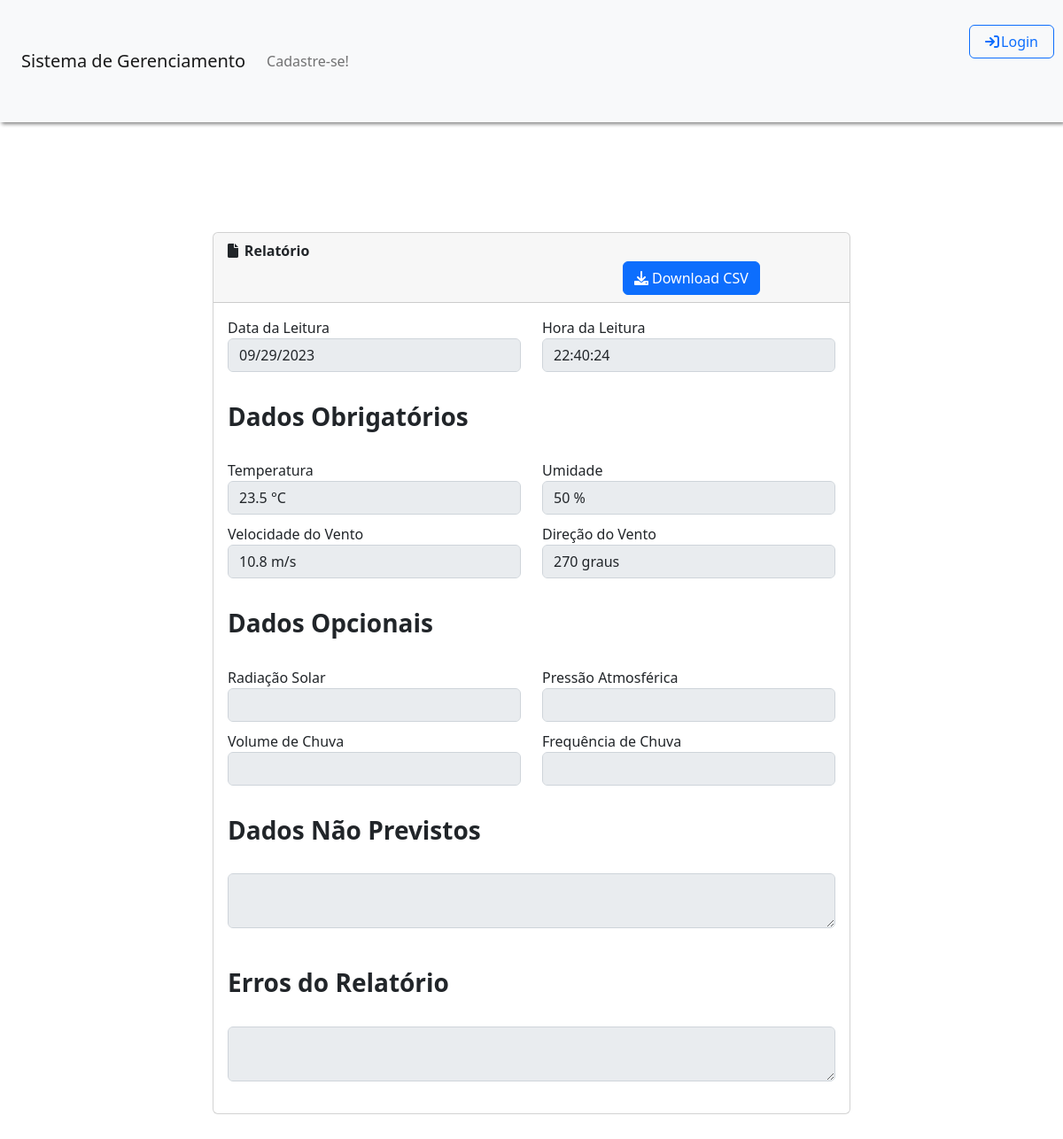
Page /Tela_Visualizar_Relatorio.php?idrelatorio=1 on the committed database.
### tables this page shows
CREATE TABLE IF NOT EXISTS relatorios (
  idrelatorio INT NOT NULL AUTO_INCREMENT,
  data DATE NULL,
  hora TIME NULL,
   
  temperatura FLOAT NULL,
  unidade_tem VARCHAR(5) NULL,
  erro_tem BOOLEAN NULL,
  umidade FLOAT NULL,
  unidade_um VARCHAR(5) NULL,
  erro_um BOOLEAN NULL,
  vento_velocidade FLOAT NULL,
  unidade_vv VARCHAR(5) NULL,
  erro_vv BOOLEAN NULL,
  vento_direcao FLOAT NULL,
  unidade_vd VARCHAR(50) NULL,
  erro_vd BOOLEAN NULL,
   
  radiacao_solar FLOAT NULL,
  unidade_rs VARCHAR(5) NULL,
  erro_rs BOOLEAN NULL,
  pressao_atmos FLOAT NULL,
  unidade_pa VARCHAR(5) NULL,
  erro_pa BOOLEAN NULL,
  volume_chuva FLOAT NULL,
  unidade_vc VARCHAR(5) NULL,
  erro_vc BOOLEAN NULL,
  frequencia_chuva FLOAT NULL,
  unidade_fc VARCHAR(5) NULL,
  erro_fc BOOLEAN NULL,
   
   
  nao_previstos JSON NULL,
  erros TEXT NULL,
  emas_idema INT NOT NULL,
  PRIMARY KEY (idrelatorio, emas_idema),
    FOREIGN KEY (emas_idema)
    REFERENCES emas (idema));

### controllers/controller_relatorio.php (called while the page is built, shortened)
<?php
function buscarRelatorioPorID($idrelatorio) {
    $conexao = conectarBanco();
    $idrelatorio = mysqli_real_escape_string($conexao, $idrelatorio);
    $query = "SELECT * FROM relatorios WHERE idrelatorio = '$idrelatorio'";
    $resultado = mysqli_query($conexao, $query);
    if ($resultado && mysqli_num_rows($resultado) > 0) {
        $relatorio = mysqli_fetch_assoc($resultado);
        return $relatorio;
    } else {
        return false;
    }
}
?>

### Tela_Visualizar_Relatorio.php (the view, shortened to what this page needs)
<!DOCTYPE html>
<?php
require '../portalEMA/functions/geral.php';
require '../portalEMA/controllers/controller_relatorio.php';
?>
<html>
    <head>
        <link rel="stylesheet" type="text/css" href="../portalEMA/css/style.css">
        <link rel="stylesheet" href="https://cdnjs.cloudflare.com/ajax/libs/font-awesome/6.0.0-beta3/css/all.min.css">
        <link rel="stylesheet" type="text/css" href="https://cdn.jsdelivr.net/npm/bootstrap@5.2.3/dist/css/bootstrap.min.css">
        <link rel="stylesheet" href="https://unpkg.com/leaflet@1.7.1/dist/leaflet.css" />
    </head>
    <body>
        <?php
        $relatorioId = $_GET['idrelatorio'];
        $relatorio = buscarRelatorioPorId($relatorioId);
        if (!$relatorio) {
            echo "Relatório não encontrado.";
            exit;
        } else {
            echo '<div id="relatorio" style="padding-top: 30%; padding-bottom: 10%">';
            echo '<div class="card col-12">';
            echo '<div class="card-header">';
            echo '<div style="display: inline;"><i style="padding-right: 1%;" class="fas fa-file"></i><b>Relatório</b></div>';
            echo '<div style="display: inline-flex; margin-left: 65%;"><form method="POST"><a href="../portalEMA/functions/download_csv.php?idrelatorio=' . $relatorioId . '" class="btn btn-primary"><i class="fas fa-download"></i> Download CSV </a></form></div>';
            echo '</div>';
            echo '<div class="card-body">';
            echo '<form>';
            echo '<div class="row">';
            echo '<div class="col">';
            echo '<label>Data da Leitura</label>';
            echo '<input disabled="true" value="' . $relatorio['data'] . '" type="date" class="form-control">';
            echo '</div>';
            echo '<div class="col">';
            echo '<label>Hora da Leitura</label>';
            echo '<input disabled="true" value="' . $relatorio['hora'] . '" type="text" class="form-control">';
            echo '</div>';
            echo '</div>';
            echo '<br><h3><b>Dados Obrigatórios</b></h3><br>';
            echo '<div class="row">';
            echo '<div class="col">';
            echo '<label>Temperatura</label>';
            if($relatorio['erro_tem'] == false){
                echo '<input disabled="true" value="' . $relatorio['temperatura'] . ' ' . $relatorio['unidade_tem'] . '" type="text" class="form-control">';
            }else{
                echo '<input disabled="true" title="Valor com erro" style="color: red;" value="' . $relatorio['temperatura'] . ' ' . $relatorio['unidade_tem'] . '" type="text" class="form-control">';
            }
            echo '</div>';
            echo '<div class="col">';
            echo '<label>Umidade</label>';
            if($relatorio['erro_um'] == false){
                echo '<input disabled="true" value="' . $relatorio['umidade'] . ' ' . $relatorio['unidade_um'] . '" type="text" class="form-control">';
            }else{
                echo '<input disabled="true" title="Valor com erro" style="color: red;" value="' . $relatorio['umidade'] . ' ' . $relatorio['unidade_um'] . '" type="text" class="form-control">';
            }
            echo '</div>';
            echo '</div>';
            echo '<div class="row">';
            echo '<div class="col">';
            echo '<label>Velocidade do Vento</label>';
            if($relatorio['erro_vv'] == false){
                echo '<input disabled="true" value="' . $relatorio['vento_velocidade'] . ' ' . $relatorio['unidade_vv'] . '" type="text" class="form-control">';
            }else{
                echo '<input disabled="true" title="Valor com erro" style="color: red;" value="' . $relatorio['vento_velocidade'] . ' ' . $relatorio['unidade_vv'] . '" type="text" class="form-control">';
            }
            echo '</div>';
            echo '<div class="col">';
            echo '<label>Direção do Vento</label>';
            if($relatorio['erro_vd'] == false){
                echo '<input disabled="true" value="' . $relatorio['vento_direcao'] . ' ' . $relatorio['unidade_vd'] . '" type="text" class="form-control">';
            }else{
                echo '<input disabled="true" title="Valor com erro" style="color: red;" value="' . $relatorio['vento_direcao'] . ' ' . $relatorio['unidade_vd'] . '" type="text" class="form-control">';
            }
            echo '</div>';
            echo '</div>';
            echo '<br><h3><b>Dados Opcionais</b></h3><br>';
            echo '<div class="row">';
            echo '<div class="col">';
            echo '<label>Radiação Solar</label>';
            if($relatorio['erro_rs'] == false){
                echo '<input disabled="true" value="' . $relatorio['radiacao_solar'] . ' ' . $relatorio['unidade_rs'] . '" type="text" class="form-control">';
            }else{
                echo '<input disabled="true" title="Valor com erro" style="color: red;" value="' . $relatorio['radiacao_solar'] . ' ' . $relatorio['unidade_rs'] . '" type="text" class="form-control">';
            }
            echo '</div>';
            echo '<div class="col">';
            echo '<label>Pressão Atmosférica</label>';
            if($relatorio['erro_pa'] == false){
                echo '<input disabled="true" value="' . $relatorio['pressao_atmos'] . ' ' . $relatorio['unidade_pa'] . '" type="text" class="form-control">';
            }else{
                echo '<input disabled="true" title="Valor com erro" style="color: red;" value="' . $relatorio['pressao_atmos'] . ' ' . $relatorio['unidade_pa'] . '" type="text" class="form-control">';
            }
            echo '</div>';
            echo '</div>';
            echo '<div class="row">';
            echo '<div class="col">';
            echo '<label>Volume de Chuva</label>';
            if($relatorio['erro_vc'] == false){
                echo '<input disabled="true" value="' . $relatorio['volume_chuva'] . ' ' . $relatorio['unidade_vc'] . '" type="text" class="form-control">';
            }else{
                echo '<input disabled="true" title="Valor com erro" style="color: red;" value="' . $relatorio['volume_chuva'] . ' ' . $relatorio['unidade_vc'] . '" type="text" class="form-control">';
            }
            echo '</div>';
            echo '<div class="col">';
            echo '<label>Frequência de Chuva</label>';
            if($relatorio['erro_fc'] == false){
                echo '<input disabled="true" value="' . $relatorio['frequencia_chuva'] . ' ' . $relatorio['unidade_fc'] . '" type="text" class="form-control">';
            }else{
                echo '<input disabled="true" title="Valor com erro" style="color: red;" value="' . $relatorio['frequencia_chuva'] . ' ' . $relatorio['unidade_fc'] . '" type="text" class="form-control">';
            }
            echo '</div>';
            echo '</div>';
            echo '<br><h3><b>Dados Não Previstos</b></h3><br>';
            echo '<textarea disabled="true" style="font-family: "Courier New";" class="form-control">'. $relatorio['nao_previstos'] .'</textarea>';
            echo '<br><h3><b>Erros do Relatório</b></h3><br>';
            echo '<textarea type="text" disabled="true" style="font-family: "Courier New";" class="form-control" >'. $relatorio['erros'] .'</textarea>';
            echo '</form>';
            echo '</div>';
            echo '</div>';
            echo '</div>';
        }
        ?>
    </body>
</html>

### css/style.css (style rules this page uses)
html, body { height: 100%; }
body { display: -ms-flexbox; display: -webkit-box; display: flex; -ms-flex-align: center; -ms-flex-pack: center; -webkit-box-align: center; align-items: center; -webkit-box-pack: center; justify-content: center; padding-top: 40px; padding-bottom: 40px; background-color: #f5f5f5; }

### Tela_Visualizar_Relatorio.php (style rules this page uses)
.form-control { margin-bottom: 3%; }
body { height: 160%; }
#relatorio { width: 60%; }

### rows in the picture
relatorios: data "09/29/2023", hora "22:40:24", temperatura+unidade_tem "23.5 °C", umidade+unidade_um "50 %", vento_velocidade+unidade_vv "10.8 m/s", vento_direcao+unidade_vd "270 graus"
